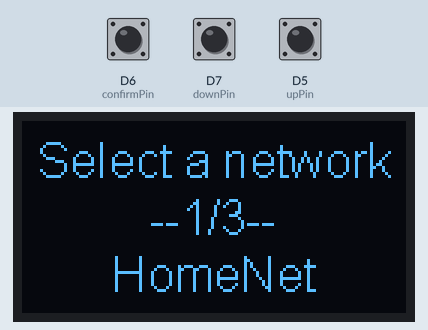
The sketch below on a simulated ESP8266 (NodeMCU). Shown: 128×64 one-colour display. The inputs (shaded band) are chosen by the test bench; at power-on: D7 (downPin) HIGH, D6 (confirmPin) HIGH, D5 (upPin) HIGH. WiFi joins after 1.5 s; servers stay silent unless stated; a WiFi scan finds three made-up networks; uploads are accepted with an empty reply; EEPROM starts erased.

Above: at 6.9 s.
7.0 s: D7 (downPin) pulled LOW for 1 s
At 7.4 s:
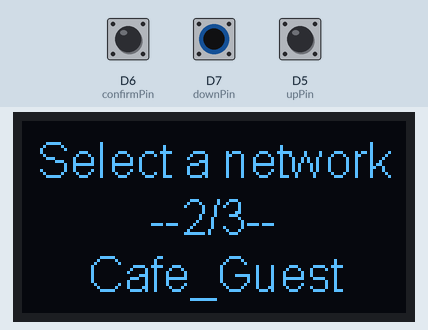
9.5 s: D6 (confirmPin) pulled LOW for 3.2 s
At 13.9 s:
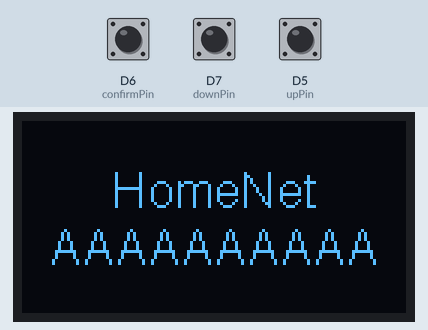
14.2 s: D5 (upPin) pulled LOW for 0.15 s
At 15.4 s:
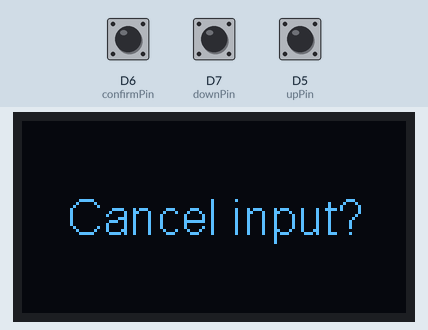
16.0 s: D6 (confirmPin) pulled LOW for 0.15 s
At 16.3 s:
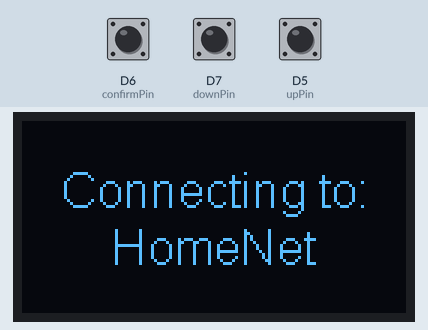
Timing chart, 0 to 19.0 s (numbered marks = the images above; inputs shaded):
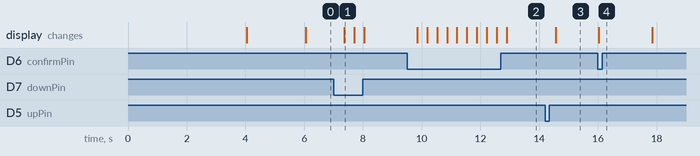

The sketch:

main.ino
```cpp
#include <ESP8266WiFi.h>
#include <WiFiClientSecure.h>
#include <ArduinoJson.h>
#include <EEPROM.h>
#include "SSD1306.h"

//exmpl url => https://finnhub.io/api/v1/quote?symbol=TSLA&token=c5kv562ad3ibikglgeq0
#define host       "finnhub.io"
#define apiUrl     "/api/v1/quote?symbol="
#define apiKey     "&token=c5kv562ad3ibikglgeq0"
//site fingerprint (changes every few months)
//get it from https://www.grc.com/fingerprints.htm
#define fingPr     "95 E6 C6 0D D3 9E C0 B2 40 7C 47 66 B5 89 8F 51 72 81 27 A6"
#define upInterval 600000 //10 min
#define upPin      D5
#define downPin    D7
#define confirmPin D6

/*
  --Pinout--
  Addr => 0x3C (oled specific)
  D1   => SDA  (serial Data)
  D2   => SCL  (serial Clock)
*/
SSD1306            dp(0x3C, D1, D2);
WiFiClientSecure   client;

String ssid   = "";
String pass   = "";
String ticker = "TSLA";

void setup() {
    pinMode(upPin,      INPUT_PULLUP);
    pinMode(downPin,    INPUT_PULLUP);
    pinMode(confirmPin, INPUT_PULLUP);

    dp.init();
    dp.flipScreenVertically();
    //dp.setFont(customFont);
    dp.setFont(ArialMT_Plain_16);
    dp.setTextAlignment(TEXT_ALIGN_CENTER_BOTH);

    readEEPROM();
    if(ssid != ""){
        updateDisplay(ssid + "\n" + pass);
        if(!connectToWifi())
            chooseNetwork();
    }else{
        chooseNetwork();
    }
}

void loop() {
    static unsigned long prvTime = upInterval;
    if(millis() - prvTime >= upInterval) {
        if(makeHTTPRequest())
            prvTime = millis();
        delay(7500);
    }

    if(digitalRead(confirmPin) == LOW){
        String newTicker = selectWord("Change ticker");
        if(newTicker != ""){
            updateDisplay("Changed ticker to:\n" + newTicker);
            delay(1000);
            while(true){
                if(digitalRead(upPin) == LOW || digitalRead(downPin) == LOW){
                    updateDisplay("Action\naborted");
                    break;
                }else if(digitalRead(confirmPin) == LOW){
                    ticker = newTicker;

                    EEPROM.begin(4096);
                    EEPROM.write(100, 69);
                    int i = 101;
                    for(int j = 0; j < ticker.length(); j++)
                        EEPROM.write(i++, ticker[j]);
                    EEPROM.write(i++, '\0');
                    EEPROM.end();

                    updateDisplay("Ticker was\nupdated");
                    break;
                }
                delay(50);
            }
        }
        prvTime = upInterval;
        delay(2000);
    }
    delay(50);
}

void updateDisplay(const String msg){
    static const int cW  = dp.getWidth()  / 2;
    static const int cH  = dp.getHeight() / 2;
    dp.clear();
    dp.drawString(cW, cH, msg);
    dp.display();
}

String truncate(const String str){
    if(str.length() <= 12) return str;

    String trunc = "";
    for(int i = 0; i < min(12, int(str.length())); i++)
        trunc += str[i];
    trunc += "..";
    return trunc;
}

String generatePadding(int n){
    if(n <= 12) return "";
    String str = "<";
    n += n * 1.25;
    while(n--) str += '-';
    return str;
}

bool makeHTTPRequest(){
    updateDisplay("Fetching data...");

    if(!client.connect(host, 443)){
        updateDisplay("Connection\nfailed.");
        return false;
    }

    yield();

    client.println("GET " + String(apiUrl) + String(ticker) + String(apiKey) + " HTTP/1.0");
    client.println("Host: " + String(host));
    client.println("Cache-Control: no-cache");

    if(client.println() == 0){
        updateDisplay("Failed to send\nrequest.");
        return false;
    }

    if(!client.find("\r\n\r\n")){
        updateDisplay("Invalid\nresponse.");
        return false;
    }

    DynamicJsonDocument doc(512);
    deserializeJson(doc, client.readString());
    JsonObject obj = doc.as<JsonObject>();

    String stockValue  = String(float(obj["c"]), 2) + "$";
    String stockChange = String(float(obj["dp"]), 2) + "%";;
    if(stockChange[0] != '-')
        stockChange = "+" + stockChange;

    updateDisplay(ticker + "\n" + stockValue + "\n" + stockChange);

    return true;
}

String selectWord(const String header){
    static const String abc = "ABCDEFGHIJKLMNOPQRSTUVWXYZabcdefghijklmnopqrstuvwxyz0123456789~!@#$%^&*";
    static const int n = 70 + 3;
    int i = 0, j = 0;
    String word = "";

    delay(300);

    while(true){
        switch (i){
            case n - 2:
                updateDisplay(header + "\n" + word + "\n" + "Remove char?");
                break;
            case n - 1:
                updateDisplay(header + "\n" + word + "\n" + "Confirm");
                break;
            case n:
                updateDisplay("Cancel input?");
                break;
            default:
                updateDisplay(header + "\n" + word + abc[i] + generatePadding(word.length() + 1));
                break;
        }

        if(digitalRead(confirmPin) == LOW){
            if(word.length() > 63){
                updateDisplay("Max password\nlength reached.");
                delay(1000);
                continue;
            }
            switch (i){
                case n - 2:
                    if(word.length() > 0)
                        word.remove(word.length() - 1);
                    break;
                case n - 1:
                    return word;
                case n:
                    return "";
                default:
                    word += abc[i];
                    break;
            }
            delay(300);
        }else if(digitalRead(upPin) == LOW){
            if(--i < 0) i = n;
            delay(300);
        }else if(digitalRead(downPin) == LOW){
            if(++i > n) i = 0;
            delay(300);
        }
        delay(25);
    }
    return "";
}

void chooseNetwork(){
    updateDisplay("Scanning\n for wifi...");
    int n = WiFi.scanNetworks();

    if(n == 0){
        updateDisplay("No networks\nfound");
        delay(5000);
        chooseNetwork();
    }

    delay(2000);
    updateDisplay(String(n) + " networks\nfound");
    delay(2000);

    int i = 0;
    while(true){
        updateDisplay("Select a network\n--" + String(i + 1) + "/" + String(n) + "--" + "\n" + truncate(WiFi.SSID(i)));
        if(digitalRead(confirmPin) == LOW){
            ssid = WiFi.SSID(i);
            if(ssid == "") ESP.restart();
            pass = selectWord(truncate(ssid));
            break;
        }else if(digitalRead(upPin) == LOW){
            if(--i < 0) i = n - 1;
            delay(300);
        }else if(digitalRead(downPin) == LOW){
            if(++i >= n) i = 0;
            delay(300);
        }
        delay(25);
    }

    if(!connectToWifi())
        ESP.restart();
}

bool connectToWifi(){
    updateDisplay("Connecting to:\n" + truncate(ssid));
    WiFi.mode(WIFI_STA);
    WiFi.begin(ssid, pass);

    int tries = 20;
    while(WiFi.status() != WL_CONNECTED && --tries > 0) delay(450);
    if(tries <= 0){
        updateDisplay("Failed to connect");
        delay(5000);
        return false;
    }

    client.setFingerprint(fingPr);

    updateDisplay("Successfully\nconnected.");

    EEPROM.begin(4096);

    EEPROM.write(0, 69);
    int i = 1;
    for(int j = 0; j < ssid.length(); j++)
        EEPROM.write(i++, ssid[j]);
    EEPROM.write(i++, '\0');
    for(int j = 0; j < pass.length(); j++)
        EEPROM.write(i++, pass[j]);
    EEPROM.write(i++, '\0');

    EEPROM.end();

    return true;
}

void readEEPROM(){
    EEPROM.begin(4096);
    if(EEPROM.read(100) == 69){
        int i = 101;
        ticker = "";
        while(EEPROM.read(i) != '\0')
            ticker += char(EEPROM.read(i++));
    }
    if(EEPROM.read(0) == 69){
        int i = 1;
        while(EEPROM.read(i) != '\0')
            ssid += char(EEPROM.read(i++));
        i++;
        while(EEPROM.read(i) != '\0')
            pass += char(EEPROM.read(i++));
    }
    EEPROM.end();
}
```

Measured:
- after the input at 7.0 s, the display: changes after 0.37 s (image 1)
- after the input at 9.5 s, the display: first changes after 0.35 s (image 2 shows a later state)
- after the input at 14.2 s, the display: changes after 0.36 s (image 3)
- after the input at 16.0 s, the display: changes at once (image 4)
